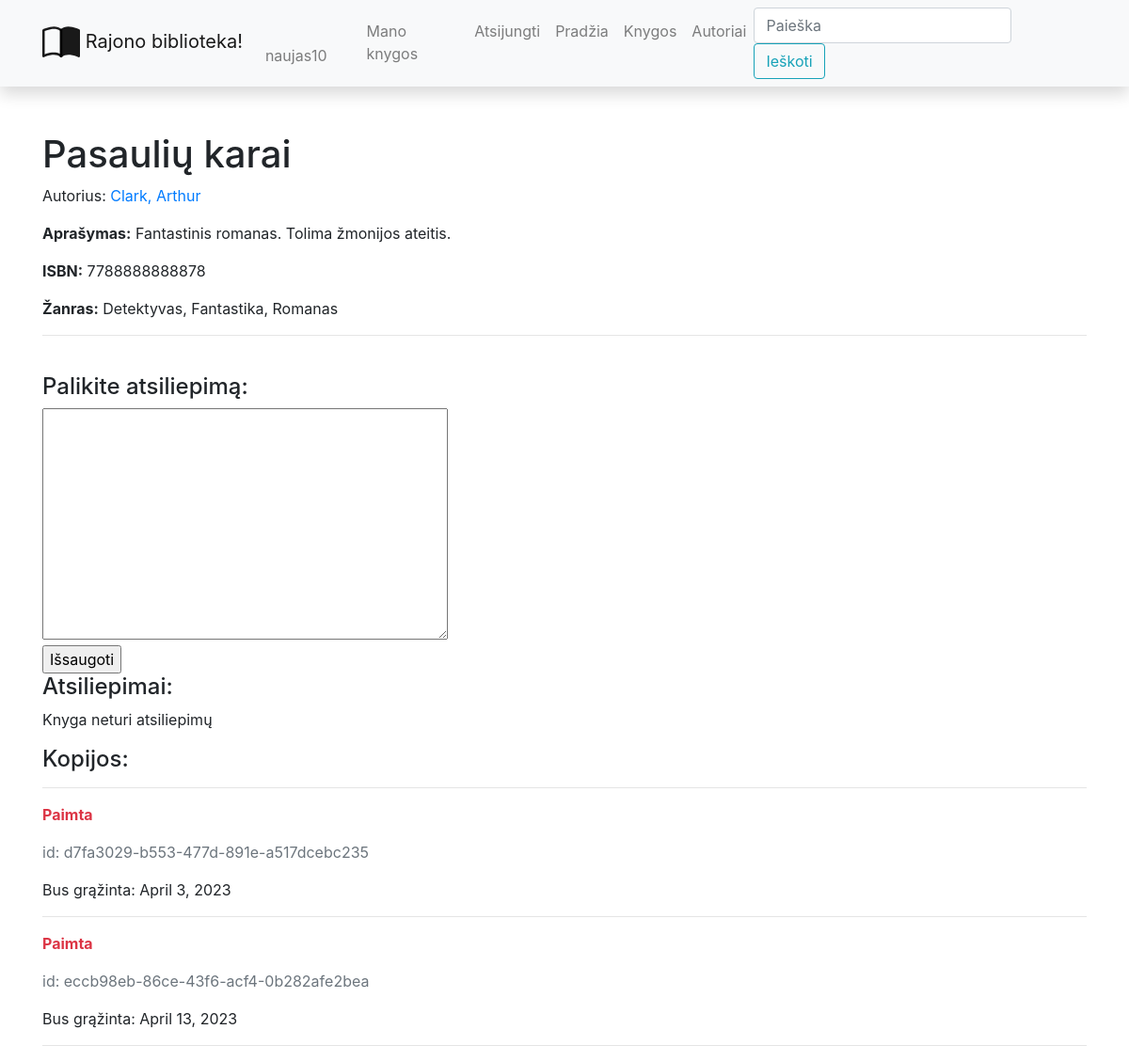
The page /library/books/1 (signed in) on the database its author committed.
### library/models.py (models this page shows, shortened)
class Book(models.Model):
    title = models.CharField("Pavadinimas", max_length=200)
    summary = models.TextField("Aprašymas", max_length=1000, help_text="Trumpas knygos aprašymas")
    isbn = models.CharField("ISBN",
                            max_length=13,
                            help_text="13 simbolių <a href='https://www.isbn-international.org/"
                                      "content/what-isbn'>ISBN kodas</a>")
    author_id = models.ForeignKey(Author, on_delete=models.SET_NULL, null=True, related_name='books_rn')
    genre_id = models.ManyToManyField("Genre", help_text="Išrinkite žanrą/us šiai knygai")
    cover = models.ImageField("Viršelis", upload_to="covers", null=True, blank=True)
    def display_genre(self):
        return ', '.join([genre.name for genre in self.genre_id.all()][:3])
    display_genre.short_description = 'Žanras'

class Author(models.Model):
    first_name = models.CharField("Vardas", max_length=100)
    last_name = models.CharField("Pavardė", max_length=100)
    description = HTMLField(default="Žinomas autorius")
    class Meta:
        ordering = ['last_name', 'first_name']
    def __str__(self):
        return f"{self.last_name}, {self.first_name}"
    def display_books(self):
        return ', '.join(book.title for book in self.books_rn.all()[:3])
    display_books.short_description = "Autoriaus knygos"

class Genre(models.Model):
    name = models.CharField("Žanro pavadinimas", max_length=50, help_text="Įveskite žanrą")
    class Meta:
        verbose_name = "Žanras"
        verbose_name_plural = "Žanrai"
    def __str__(self):
        return f"{self.name}"

class BookInstance(models.Model):
    id = models.UUIDField(primary_key=True, default=uuid.uuid4, help_text="Unikalus ID leidinio kopijai")
    due_back = models.DateField("Bus prieinama", null=True, blank=True)
    LOAN_STATUS = (
        ('a', 'Administruojama'),
        ('p', 'Paimta'),
        ('g', 'Galima paimti'),
        ('r', 'Rezervuota')
    )
    status = models.CharField(
        "Statusas",
        max_length=1,
        choices=LOAN_STATUS,
        blank=True,
        default='a',
        help_text="Leidinio kopijos statusas"
    )
    book_id = models.ForeignKey(Book, on_delete=models.SET_NULL, null=True)
    reader = models.ForeignKey(User, on_delete=models.SET_NULL, null=True, blank=True)
    class Meta:
        ordering = ['due_back']

### library/views.py (the view, shortened to what this page needs)
# urls.py: path("books/<int:pk>", views.BookDetailView.as_view(), name='book-detail_n'),
class BookDetailView(generic.edit.FormMixin, generic.DetailView):
    model = Book
    context_object_name = 'book'  # šios eilutės nereikia, kontexto kintamasis taip pavadinamas
    template_name = "book_detail.html"
    form_class = BookReviewForm

### library/forms.py
class BookReviewForm(forms.ModelForm):
    class Meta:
        model = BookReview
        fields = ('content', 'book_id', 'reviewer')
        widgets = {'book_id': forms.HiddenInput(),
                   'reviewer': forms.HiddenInput()}

### library/templates/book_detail.html (shortened to what this page needs)
{% extends "base.html" %} {% block content %}
<h1>{{ book.title }}</h1>
<p>
    Autorius:
    <a href="{% url 'author_n' book.author_id.id %}">{{ book.author_id }}</a>
</p>
<p><strong>Aprašymas:</strong> {{ book.summary }}</p>
<p><strong>ISBN:</strong> {{ book.isbn }}</p>
<p><strong>Žanras:</strong> {{ book.genre_id.all|join:", " }}</p>
<hr/>
<div>
    {% if user.is_authenticated %}
    <div class="">
        <br>
        <h4>Palikite atsiliepimą:</h4>
        <form action="" method="post">
            {{ form.content }}
        <br>
            <input type="submit" value="Išsaugoti">
        </form>
    </div>
    {% endif %}
    <h4>Atsiliepimai:</h4>
    {% if book.bookreview_set.all %}
        {% for review_obj in book.bookreview_set.all %}
        <hr>
        <strong>{{ review_obj.reviewer }}</strong>, <em>{{ review_obj.date_created }}</em>
        <p>{{ review_obj.content }}</p>
        {% endfor %}
    {% else %}
        <p>Knyga neturi atsiliepimų</p>
    {% endif %}
    <h4>Kopijos:</h4>
    <hr/>
    {% for bookinst_obj in book.bookinstance_set.all %}
    <p class="{% if bookinst_obj.status == 'a' %}text-warning{% elif bookinst_obj.status == 'g' %}text-success {% else %}text-danger{% endif %}">
      <strong>{{ bookinst_obj.get_status_display }}</strong>
    </p>
    <p class="text-muted">id: {{ bookinst_obj.id }}</p>
    {% if bookinst_obj.status != 'a' %}
    <p>Bus grąžinta: {{ bookinst_obj.due_back }}</p>
    {% endif %}
    <hr/>
    {% endfor %}
</div>
{% endblock %}

### library/templates/base.html (shortened to what this page needs)
<!DOCTYPE html>
<html lang="en">
  <head>
    <link
      rel="stylesheet"
      href="https://stackpath.bootstrapcdn.com/bootstrap/4.1.3/css/bootstrap.min.css"
    />
    <link
      rel="stylesheet"
      href="https://cdnjs.cloudflare.com/ajax/libs/font-awesome/4.7.0/css/font-awesome.min.css"
    />
    {% load static %}
    <link rel="stylesheet" href="{% static 'css/styles.css' %}" />
  </head>
  <body>
    <nav
      class="navbar navbar-expand-lg navbar-light bg-light static-top mb-5 shadow"
    >
      <div class="container">
        <a class="navbar-brand" href="{% url 'index_n' %}">
          Rajono biblioteka!</a
        >
        <div class="collapse navbar-collapse" id="navbarResponsive">
          <ul class="navbar-nav ml-auto">
            {% if user.is_authenticated %}
            <li class="nav-item">
              <a class="nav-link" href="{% url 'profilis_n' %}">
                {{ user.get_username }}</a>
            </li>
            <li class="nav-item">
              <a class="nav-link" href="{% url 'my-borrowed_n' %}">Mano knygos</a>
            </li>
            <li class="nav-item">
              <a class="nav-link" href="{% url 'logout' %}?next=/">Atsijungti</a>
            </li>
            {% endif %}
            <li class="nav-item">
              <a class="nav-link" href="{% url 'index_n' %}">Pradžia</a>
            </li>
            <li class="nav-item">
              <a class="nav-link" href="{% url 'books_n' %}">Knygos</a>
            </li>
            <li class="nav-item">
              <a class="nav-link" href="{% url 'authors_n' %}">Autoriai</a>
            </li>
          </ul>
          <form
            class="form-inline my-2 my-lg-0"
            action="{% url 'search_n' %}"
            method="get"
          >
            <input
              class="form-control mr-sm-2"
              type="search"
              placeholder="Paieška"
              aria-label="Search"
              name="search_text"
            />
            <button class="btn btn-outline-info my-2 my-sm-0" type="submit">
              Ieškoti
            </button>
          </form>
        </div>
      </div>
    </nav>
    <div class="container">
      {% block content %}{% endblock %}</div>
  </body>
</html>

### rows shown on the page
Book: title "Pasaulių karai", author_id "Clark, Arthur", summary "Fantastinis romanas. Tolima žmonijos ateitis.", isbn "7788888888878", genre_id.all "Detektyvas, Fantastika, Romanas"
BookInstance: status "Paimta", id "d7fa3029-b553-477d-891e-a517dcebc235", due_back "April 3, 2023"
BookInstance: status "Paimta", id "eccb98eb-86ce-43f6-acf4-0b282afe2bea", due_back "April 13, 2023"

### other values the page prints
{{ user.get_username }} "naujas10"
